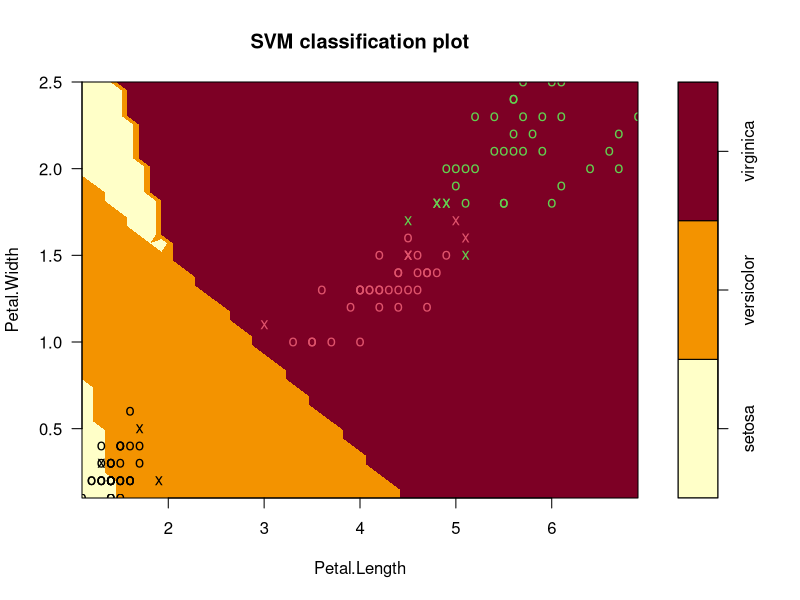

Source code (R): (Note: this script raises an error after producing the figure.)
library(e1071)
dataset <- as.data.frame(iris)
dataset

library(caTools)
split <- sample.split(dataset$Species, SplitRatio = 0.75)
trainset <- subset(dataset, split == TRUE)
testset <- subset(dataset, split == FALSE)
trainset
testset

svm.fit <- svm(Species ~ ., data = trainset, kernel = "linear", cost = 10, scale = FALSE)
summary(svm.fit)

# Confusion Matrix
ypred <- predict(svm.fit, testset)
ypred
table(predict = ypred, truth = testset$Species)

# Plot the model
plot(svm.fit, data = trainset, Petal.Width ~ Petal.Length)

# <etrixs
ConfusionMatrix(ypred, testset$Species)
Accuracy(ypred, testset$Species)
Precision(ypred, testset$Species)
Recall(ypred, testset$Species)
F1_Score(ypred, testset$Species)
